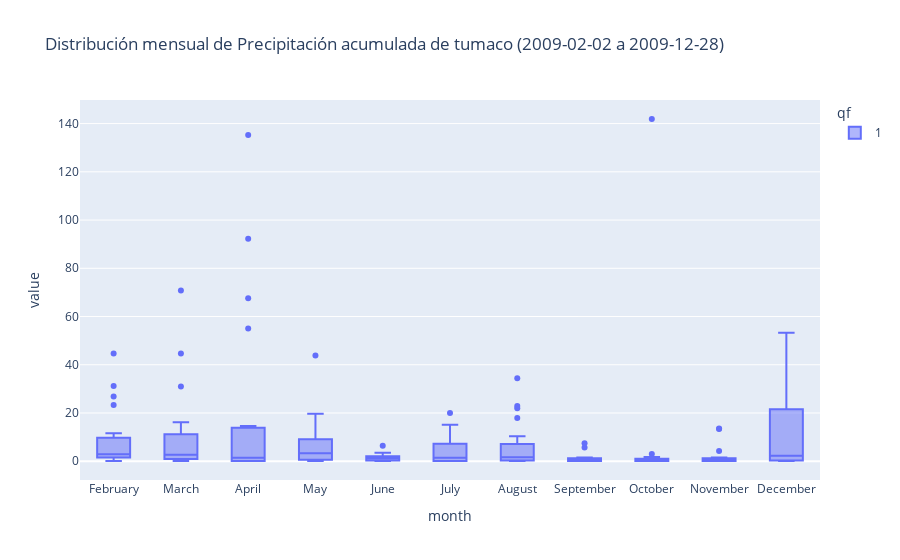

Write notebook code for a chart like this one.
### Code cell
test_stationarity(historical_series['value'])
box_fig = fig_boxplot(historical_series, params)
box_fig.show()

### Figure 1 — Plotly figure (JSON) as saved in the notebook; plotly's stock layout.template omitted (floating-point values rounded to 4 significant figures; data arrays with more than 128 entries replaced by an {"elided": "..."} marker saying what was removed)
{"data": [{"alignmentgroup": "True", "hovertemplate": "qf=1<br>month=%{x}<br>value=%{y}<extra></extra>", "legendgroup": "1", "marker": {"color": "#636efa"}, "name": "1", "notched": false, "offsetgroup": "1", "orientation": "v", "showlegend": true, "type": "box", "x": {"elided": "210 str values"}, "x0": " ", "xaxis": "x", "y": {"elided": "210 float values"}, "y0": " ", "yaxis": "y"}], "layout": {"boxmode": "group", "legend": {"title": {"text": "qf"}, "tracegroupgap": 0}, "title": {"text": "Distribución mensual de Precipitación acumulada de tumaco (2009-02-02 a 2009-12-28)"}, "xaxis": {"anchor": "y", "domain": [0, 1], "title": {"text": "month"}}, "yaxis": {"anchor": "x", "domain": [0, 1], "title": {"text": "value"}}}}
